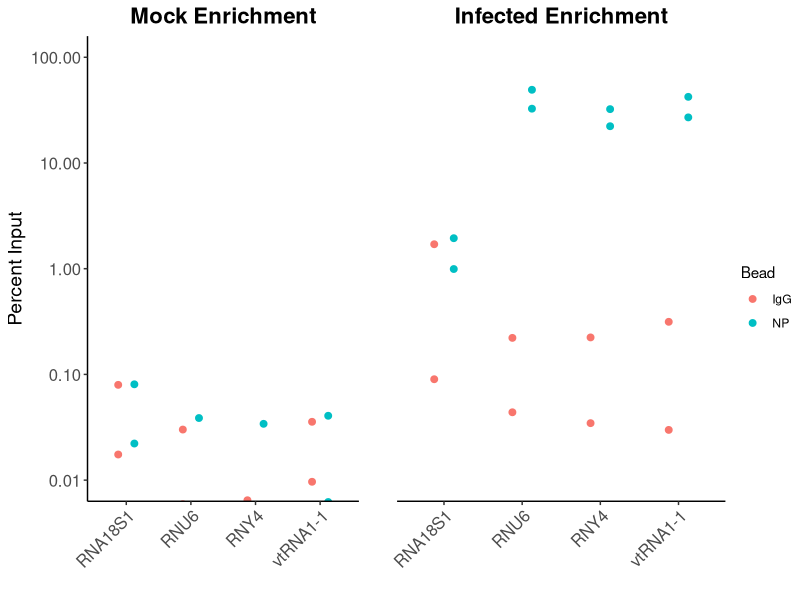
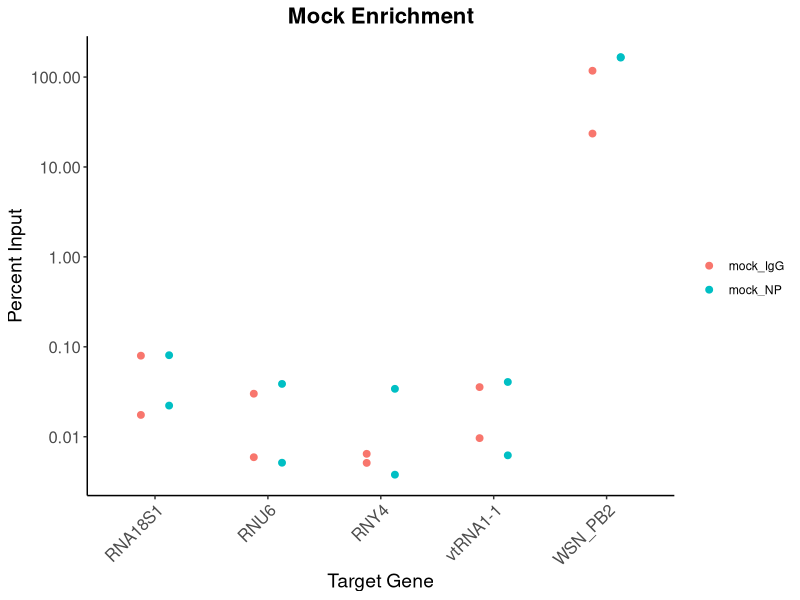
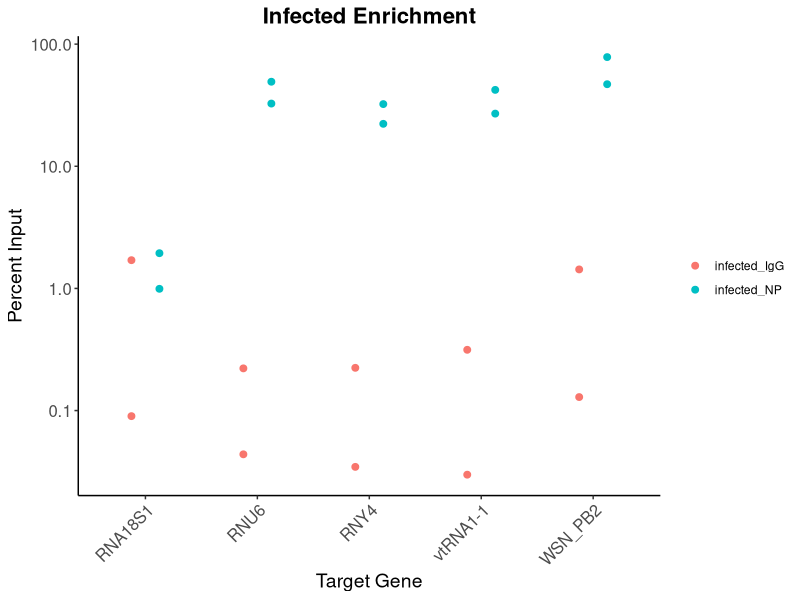
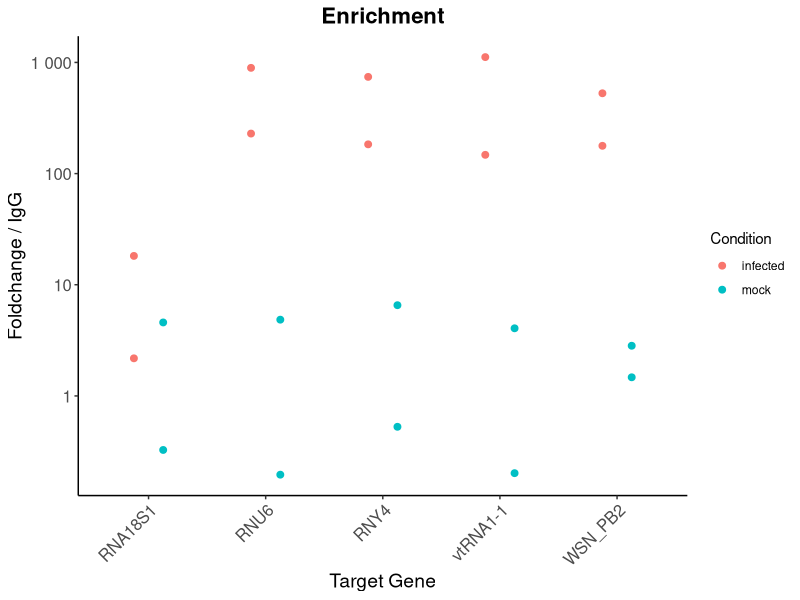
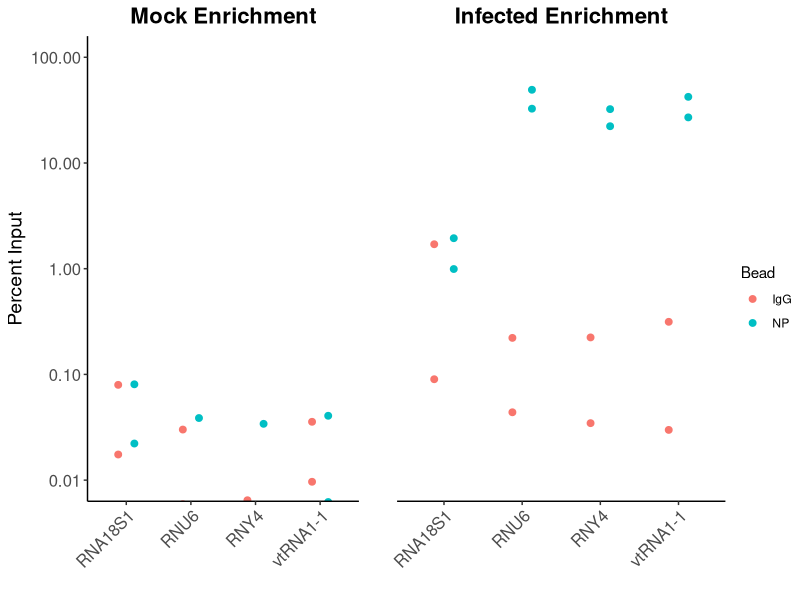

R code for these plots, in order:
library(dplyr)
library(tidyr)
library(ggplot2)
library(ggpubr)
library(scales)
library(stringr)

df <- read.csv("TN066/66.2/66.2_filtered.csv")

# Calculate mean CT, pivot wider, and convert to numeric
data <- df %>%
    group_by(Sample.Name, Target.Name, Task) %>%
    summarise(CT = mean(CT, na.rm = TRUE), .groups = "drop") %>%
    pivot_wider(names_from = Sample.Name, values_from = CT)

# Calculate enrichment for IgG and NP samples
data_enrich <- data %>%
    mutate(across(.cols = infect_enrich_NP,
                  .fns  = ~ . - infect_input_NP - log2(0.044^-1),
                  .names = "infected_NP_enrichment")) %>%
    mutate(across(.cols = mock_enrich_NP,
                  .fns  = ~ . - mock_input_NP - log2(0.044^-1),
                  .names = "mock_NP_enrichment")) %>%
    mutate(across(.cols = infect_enrich_IgG,
                  .fns  = ~ . - infect_input_IgG - log2(0.044^-1),
                  .names = "infected_IgG_enrichment")) %>%
    mutate(across(.cols = mock_enrich_IgG,
                  .fns  = ~ . - mock_input_IgG - log2(0.044^-1),
                  .names = "mock_IgG_enrichment")) %>%
    mutate(across(.cols = ends_with("enrichment"),
                  .fns  = ~ 2^-.x,
                  .names = "{.col}_percent_input"))
enrich_out <- data_enrich %>%
    select(Target.Name, Task,
           ends_with("percent_input")) %>%
    rename_with(~ sub("_enrichment_percent_input", "", .x), ends_with("percent_input")) %>%
    pivot_longer(
        cols = -c(Target.Name, Task),
        names_to = "Sample_Type",
        values_to = "percent_input",
        names_prefix = "percent_input_"
    )
write.csv(enrich_out, "66.2_percent_input_results.csv", row.names = FALSE)
# Separate mock and infected for plotting
enrich_out_mock <- enrich_out %>%
    filter(grepl("mock", Sample_Type))
enrich_out_infect <- enrich_out %>%
    filter(grepl("infect", Sample_Type))

p1_mock <- ggplot(enrich_out_mock, aes(x = Target.Name, y = percent_input, color = Sample_Type)) +
    geom_point(size = 2, position = position_dodge(width = 0.5)) +
    labs(title = "Mock Enrichment",
         x = "Target Gene",
         y = "Percent Input",
         color = "") +
    scale_y_log10(labels = label_number()) +
    theme_classic() +
    theme(axis.text.x = element_text(angle = 45, hjust = 1, size = 12),
          plot.title = element_text(hjust = 0.5, size = 16, face = "bold"),
          axis.title.x = element_text(size = 14),
          axis.title.y = element_text(size = 14),
          axis.text.y = element_text(size = 12))
ggsave("TN066/66.2/66.2_percent_input_mock.png", plot = p1_mock, width = 10, height = 6, dpi = 300)

p1_infect <- ggplot(enrich_out_infect, aes(x = Target.Name, y = percent_input, color = Sample_Type)) +
    geom_point(size = 2, position = position_dodge(width = 0.5)) +
    labs(title = "Infected Enrichment",
         x = "Target Gene",
         y = "Percent Input",
         color = "") +
    scale_y_log10(labels = label_number()) +
    theme_classic() +
    theme(axis.text.x = element_text(angle = 45, hjust = 1, size = 12),
          plot.title = element_text(hjust = 0.5, size = 16, face = "bold"),
          axis.title.x = element_text(size = 14),
          axis.title.y = element_text(size = 14),
          axis.text.y = element_text(size = 12))
ggsave("TN066/66.2/66.2_percent_input_infected.png", plot = p1_infect, width = 10, height = 6, dpi = 300)

# Calculate foldchange for mock and infected samples relative to IgG
data_foldchange <- data_enrich %>%
    mutate(infected = infect_enrich_NP - infect_enrich_IgG,
           mock = mock_enrich_NP - mock_enrich_IgG) %>%
    select(Target.Name, Task, infected, mock) %>%
    mutate(across(c(infected, mock), ~ 2^-.x))

# Pivot foldchange results longer for output
data_foldchange_long <- data_foldchange %>%
    select(Target.Name, infected, mock, Task) %>%
    pivot_longer(cols = c(infected, mock),
                 names_to = "Condition",
                 values_to = "relative_foldchange",
                 names_prefix = "foldchange_")
write.csv(data_foldchange_long, "TN066/66.2/66.2_foldchange_results.csv")

p2 <- ggplot(data_foldchange_long, aes(x = Target.Name, y = relative_foldchange, color = Condition)) +
    geom_point(size = 2, position = position_dodge(width = 0.5)) +
    labs(title = "Enrichment",
         x = "Target Gene",
         y = "Foldchange / IgG") +
    scale_y_log10(labels = label_number()) +
    theme_classic() +
    theme(axis.text.x = element_text(angle = 45, hjust = 1, size = 12),
          plot.title = element_text(hjust = 0.5, size = 16, face = "bold"),
          axis.title.x = element_text(size = 14),
          axis.title.y = element_text(size = 14),
          axis.text.y = element_text(size = 12))
ggsave("TN066/66.2/66.2_foldchange_plot.png", plot = p2, width = 10, height = 6, dpi = 300)

# Prepare publication figure without PB2
pub_data_mock <- enrich_out_mock %>%
    filter(Target.Name != "WSN_PB2") %>%
  mutate(Sample_Type = str_replace(Sample_Type, "mock_", ""))

pub_data_infect <- enrich_out_infect %>%
    filter(Target.Name != "WSN_PB2") %>%
  mutate(Sample_Type = str_replace(Sample_Type, "infected", ""))

pub_mock <- ggplot(pub_data_mock, aes(x = Target.Name, y = percent_input, color = Sample_Type)) +
    geom_point(size = 2, position = position_dodge(width = 0.5)) +
    labs(title = "Mock Enrichment",
         x = "",
         y = "Percent Input",
         color = "Bead") +
    scale_y_log10(labels = label_number()) +
    coord_cartesian(ylim = c(0.01, 100)) +
    theme_classic() +
    theme(axis.text.x = element_text(angle = 45, hjust = 1, size = 12),
          plot.title = element_text(hjust = 0.5, size = 16, face = "bold"),
          axis.title.y = element_text(size = 14),
          axis.text.y = element_text(size = 12))
pub_infect <- ggplot(pub_data_infect, aes(x = Target.Name, y = percent_input, color = Sample_Type)) +
    geom_point(size = 2, position = position_dodge(width = 0.5)) +
    labs(title = "Infected Enrichment",
         x = "",
         y = "",
         color = "") +
    scale_y_log10(labels = label_number()) +
    coord_cartesian(ylim = c(0.01, 100)) +
    theme_classic() +
    theme(axis.text.x = element_text(angle = 45, hjust = 1, size = 12),
          plot.title = element_text(hjust = 0.5, size = 16, face = "bold"),
          axis.text.y = element_blank(),
          axis.ticks.y = element_blank(),
          axis.line.y = element_blank())
pub_figure <- ggarrange(pub_mock, pub_infect, ncol = 2, nrow = 1, common.legend = TRUE, legend = "right")
print(pub_figure)
ggsave("TN066/66.2/66.2_rip_pub_figure.png", plot = pub_figure, width = 12, height = 6, dpi = 300)
